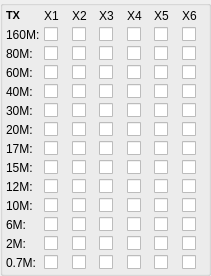
      <widget class="QGroupBox" name="groupBox_2">
       <property name="geometry">
        <rect>
         <x>10</x>
         <y>10</y>
         <width>211</width>
         <height>271</height>
        </rect>
       </property>
       <property name="title">
        <string/>
       </property>
       <layout class="QHBoxLayout" name="horizontalLayout">
        <property name="spacing">
         <number>3</number>
        </property>
        <property name="leftMargin">
         <number>3</number>
        </property>
        <property name="topMargin">
         <number>3</number>
        </property>
        <property name="rightMargin">
         <number>3</number>
        </property>
        <property name="bottomMargin">
         <number>3</number>
        </property>
        <item>
         <layout class="QGridLayout" name="gridLayout_2">
          <property name="spacing">
           <number>4</number>
          </property>
          <item row="1" column="1">
           <widget class="QCheckBox" name="chb160Tx1">
            <property name="text">
             <string/>
            </property>
           </widget>
          </item>
          <item row="1" column="2">
           <widget class="QCheckBox" name="chb160Tx2">
            <property name="text">
             <string/>
            </property>
           </widget>
          </item>
          <item row="7" column="1">
           <widget class="QCheckBox" name="chb20Tx1">
            <property name="text">
             <string/>
            </property>
           </widget>
          </item>
          <item row="7" column="2">
           <widget class="QCheckBox" name="chb20Tx2">
            <property name="text">
             <string/>
            </property>
           </widget>
          </item>
          <item row="10" column="1">
           <widget class="QCheckBox" name="chb12Tx1">
            <property name="text">
             <string/>
            </property>
           </widget>
          </item>
          <item row="8" column="1">
           <widget class="QCheckBox" name="chb17Tx1">
            <property name="text">
             <string/>
            </property>
           </widget>
          </item>
          <item row="9" column="1">
           <widget class="QCheckBox" name="chb15Tx1">
            <property name="text">
             <string/>
            </property>
           </widget>
          </item>
          <item row="11" column="1">
           <widget class="QCheckBox" name="chb10Tx1">
            <property name="text">
             <string/>
            </property>
           </widget>
          </item>
          <item row="12" column="1">
           <widget class="QCheckBox" name="chb6Tx1">
            <property name="text">
             <string/>
            </property>
           </widget>
          </item>
          <item row="13" column="1">
           <widget class="QCheckBox" name="chb2Tx1">
            <property name="text">
             <string/>
            </property>
           </widget>
          </item>
          <item row="5" column="1">
           <widget class="QCheckBox" name="chb40Tx1">
            <property name="text">
             <string/>
            </property>
           </widget>
          </item>
          <item row="6" column="1">
           <widget class="QCheckBox" name="chb30Tx1">
            <property name="text">
             <string/>
            </property>
           </widget>
          </item>
          <item row="4" column="1">
           <widget class="QCheckBox" name="chb60Tx1">
            <property name="text">
             <string/>
            </property>
           </widget>
          </item>
          <item row="3" column="1">
           <widget class="QCheckBox" name="chb80Tx1">
            <property name="text">
             <string/>
            </property>
           </widget>
          </item>
          <item row="1" column="0">
           <widget class="QLabel" name="label_81">
            <property name="text">
             <string>160M:</string>
            </property>
           </widget>
          </item>
          <item row="3" column="0">
           <widget class="QLabel" name="label_82">
            <property name="text">
             <string>80M:</string>
            </property>
           </widget>
          </item>
          <item row="4" column="0">
           <widget class="QLabel" name="label_101">
            <property name="text">
             <string>60M:</string>
            </property>
           </widget>
          </item>
          <item row="5" column="0">
           <widget class="QLabel" name="label_108">
            <property name="text">
             <string>40M:</string>
            </property>
           </widget>
          </item>
          <item row="6" column="0">
           <widget class="QLabel" name="label_109">
            <property name="text">
             <string>30M:</string>
            </property>
           </widget>
          </item>
          <item row="7" column="0">
           <widget class="QLabel" name="label_110">
            <property name="text">
             <string>20M:</string>
            </property>
           </widget>
          </item>
          <item row="8" column="0">
           <widget class="QLabel" name="label_111">
            <property name="text">
             <string>17M:</string>
            </property>
           </widget>
          </item>
          <item row="9" column="0">
           <widget class="QLabel" name="label_112">
            <property name="text">
             <string>15M:</string>
            </property>
           </widget>
          </item>
          <item row="10" column="0">
           <widget class="QLabel" name="label_113">
            <property name="text">
             <string>12M:</string>
            </property>
           </widget>
          </item>
          <item row="11" column="0">
           <widget class="QLabel" name="label_114">
            <property name="text">
             <string>10M:</string>
            </property>
           </widget>
          </item>
          <item row="12" column="0">
           <widget class="QLabel" name="label_115">
            <property name="text">
             <string>6M:</string>
            </property>
           </widget>
          </item>
          <item row="13" column="0">
           <widget class="QLabel" name="label_116">
            <property name="text">
             <string>2M:</string>
            </property>
           </widget>
          </item>
          <item row="14" column="0">
           <widget class="QLabel" name="label_117">
            <property name="text">
             <string>0.7M:</string>
            </property>
           </widget>
          </item>
          <item row="1" column="3">
           <widget class="QCheckBox" name="chb160Tx3">
            <property name="text">
             <string/>
            </property>
           </widget>
          </item>
          <item row="1" column="4">
           <widget class="QCheckBox" name="chb160Tx4">
            <property name="text">
             <string/>
            </property>
           </widget>
          </item>
          <item row="1" column="5">
           <widget class="QCheckBox" name="chb160Tx5">
            <property name="text">
             <string/>
            </property>
           </widget>
          </item>
          <item row="3" column="2">
           <widget class="QCheckBox" name="chb80Tx2">
            <property name="text">
             <string/>
            </property>
           </widget>
          </item>
          <item row="4" column="2">
           <widget class="QCheckBox" name="chb60Tx2">
            <property name="text">
             <string/>
            </property>
           </widget>
          </item>
          <item row="5" column="2">
           <widget class="QCheckBox" name="chb40Tx2">
            <property name="text">
             <string/>
            </property>
           </widget>
          </item>
          <item row="6" column="2">
           <widget class="QCheckBox" name="chb30Tx2">
            <property name="text">
             <string/>
            </property>
           </widget>
          </item>
          <item row="8" column="2">
           <widget class="QCheckBox" name="chb17Tx2">
            <property name="text">
             <string/>
            </property>
           </widget>
          </item>
          <item row="9" column="2">
           <widget class="QCheckBox" name="chb15Tx2">
            <property name="text">
             <string/>
            </property>
           </widget>
          </item>
          <item row="10" column="2">
           <widget class="QCheckBox" name="chb12Tx2">
            <property name="text">
             <string/>
            </property>
           </widget>
          </item>
          <item row="11" column="2">
           <widget class="QCheckBox" name="chb10Tx2">
            <property name="text">
             <string/>
            </property>
           </widget>
          </item>
          <item row="12" column="2">
           <widget class="QCheckBox" name="chb6Tx2">
            <property name="text">
             <string/>
            </property>
           </widget>
          </item>
          <item row="13" column="2">
           <widget class="QCheckBox" name="chb2Tx2">
            <property name="text">
             <string/>
            </property>
           </widget>
          </item>
          <item row="14" column="1">
           <widget class="QCheckBox" name="chb07Tx1">
            <property name="text">
             <string/>
            </property>
           </widget>
          </item>
          <item row="14" column="2">
           <widget class="QCheckBox" name="chb07Tx2">
            <property name="text">
             <string/>
            </property>
           </widget>
          </item>
          <item row="14" column="4">
           <widget class="QCheckBox" name="chb07Tx4">
            <property name="text">
             <string/>
            </property>
           </widget>
          </item>
          <item row="14" column="3">
           <widget class="QCheckBox" name="chb07Tx3">
            <property name="text">
             <string/>
            </property>
           </widget>
          </item>
          <item row="14" column="5">
           <widget class="QCheckBox" name="chb07Tx5">
            <property name="text">
             <string/>
            </property>
           </widget>
          </item>
          <item row="3" column="3">
           <widget class="QCheckBox" name="chb80Tx3">
            <property name="text">
             <string/>
            </property>
           </widget>
          </item>
          <item row="4" column="3">
           <widget class="QCheckBox" name="chb60Tx3">
            <property name="text">
             <string/>
            </property>
           </widget>
          </item>
          <item row="5" column="3">
           <widget class="QCheckBox" name="chb40Tx3">
            <property name="text">
             <string/>
            </property>
           </widget>
          </item>
          <item row="6" column="3">
           <widget class="QCheckBox" name="chb30Tx3">
            <property name="text">
             <string/>
            </property>
           </widget>
          </item>
          <item row="7" column="3">
           <widget class="QCheckBox" name="chb20Tx3">
            <property name="text">
             <string/>
            </property>
           </widget>
          </item>
          <item row="8" column="3">
           <widget class="QCheckBox" name="chb17Tx3">
            <property name="text">
             <string/>
            </property>
           </widget>
          </item>
          <item row="9" column="3">
           <widget class="QCheckBox" name="chb15Tx3">
            <property name="text">
             <string/>
            </property>
           </widget>
          </item>
          <item row="10" column="3">
           <widget class="QCheckBox" name="chb12Tx3">
            <property name="text">
             <string/>
            </property>
           </widget>
          </item>
          <item row="11" column="3">
           <widget class="QCheckBox" name="chb10Tx3">
            <property name="text">
             <string/>
            </property>
           </widget>
          </item>
          <item row="12" column="3">
           <widget class="QCheckBox" name="chb6Tx3">
            <property name="text">
             <string/>
            </property>
           </widget>
          </item>
          <item row="13" column="3">
           <widget class="QCheckBox" name="chb2Tx3">
            <property name="text">
             <string/>
            </property>
           </widget>
          </item>
          <item row="3" column="4">
           <widget class="QCheckBox" name="chb80Tx4">
            <property name="text">
             <string/>
            </property>
           </widget>
          </item>
          <item row="4" column="4">
           <widget class="QCheckBox" name="chb60Tx4">
            <property name="text">
             <string/>
            </property>
           </widget>
          </item>
          <item row="5" column="4">
           <widget class="QCheckBox" name="chb40Tx4">
            <property name="text">
             <string/>
            </property>
           </widget>
          </item>
          <item row="6" column="4">
           <widget class="QCheckBox" name="chb30Tx4">
            <property name="text">
             <string/>
            </property>
           </widget>
          </item>
          <item row="7" column="4">
           <widget class="QCheckBox" name="chb20Tx4">
            <property name="text">
             <string/>
            </property>
           </widget>
          </item>
          <item row="8" column="4">
           <widget class="QCheckBox" name="chb17Tx4">
            <property name="text">
             <string/>
            </property>
           </widget>
          </item>
          <item row="9" column="4">
           <widget class="QCheckBox" name="chb15Tx4">
            <property name="text">
             <string/>
            </property>
           </widget>
          </item>
          <item row="10" column="4">
           <widget class="QCheckBox" name="chb12Tx4">
            <property name="text">
             <string/>
            </property>
           </widget>
          </item>
          <item row="11" column="4">
           <widget class="QCheckBox" name="chb10Tx4">
            <property name="text">
             <string/>
            </property>
           </widget>
          </item>
          <item row="12" column="4">
           <widget class="QCheckBox" name="chb6Tx4">
            <property name="text">
             <string/>
            </property>
           </widget>
          </item>
          <item row="13" column="4">
           <widget class="QCheckBox" name="chb2Tx4">
            <property name="text">
             <string/>
            </property>
           </widget>
          </item>
          <item row="3" column="5">
           <widget class="QCheckBox" name="chb80Tx5">
            <property name="text">
             <string/>
            </property>
           </widget>
          </item>
          <item row="4" column="5">
           <widget class="QCheckBox" name="chb60Tx5">
            <property name="text">
             <string/>
            </property>
           </widget>
          </item>
          <item row="5" column="5">
           <widget class="QCheckBox" name="chb40Tx5">
            <property name="text">
             <string/>
            </property>
           </widget>
          </item>
          <item row="6" column="5">
           <widget class="QCheckBox" name="chb30Tx5">
            <property name="text">
             <string/>
            </property>
           </widget>
          </item>
          <item row="7" column="5">
           <widget class="QCheckBox" name="chb20Tx5">
            <property name="text">
             <string/>
            </property>
           </widget>
          </item>
          <item row="8" column="5">
           <widget class="QCheckBox" name="chb17Tx5">
            <property name="text">
             <string/>
            </property>
           </widget>
          </item>
          <item row="9" column="5">
           <widget class="QCheckBox" name="chb15Tx5">
            <property name="text">
             <string/>
            </property>
           </widget>
          </item>
          <item row="10" column="5">
           <widget class="QCheckBox" name="chb12Tx5">
            <property name="text">
             <string/>
            </property>
           </widget>
          </item>
          <item row="11" column="5">
           <widget class="QCheckBox" name="chb10Tx5">
            <property name="text">
             <string/>
            </property>
           </widget>
          </item>
          <item row="12" column="5">
           <widget class="QCheckBox" name="chb6Tx5">
            <property name="text">
             <string/>
            </property>
           </widget>
          </item>
          <item row="13" column="5">
           <widget class="QCheckBox" name="chb2Tx5">
            <property name="text">
             <string/>
            </property>
           </widget>
          </item>
          <item row="0" column="1">
           <widget class="QLabel" name="label_131">
            <property name="text">
             <string>X1</string>
            </property>
           </widget>
          </item>
          <item row="0" column="2">
           <widget class="QLabel" name="label_132">
            <property name="text">
             <string>X2</string>
            </property>
           </widget>
          </item>
          <item row="0" column="3">
           <widget class="QLabel" name="label_133">
            <property name="text">
             <string>X3</string>
            </property>
           </widget>
          </item>
          <item row="0" column="4">
           <widget class="QLabel" name="label_134">
            <property name="text">
             <string>X4</string>
            </property>
           </widget>
          </item>
          <item row="0" column="5">
           <widget class="QLabel" name="label_135">
            <property name="text">
             <string>X5</string>
            </property>
           </widget>
          </item>
          <item row="1" column="6">
           <widget class="QCheckBox" name="chb160Tx6">
            <property name="text">
             <string/>
            </property>
           </widget>
          </item>
          <item row="3" column="6">
           <widget class="QCheckBox" name="chb80Tx6">
            <property name="text">
             <string/>
            </property>
           </widget>
          </item>
          <item row="4" column="6">
           <widget class="QCheckBox" name="chb60Tx6">
            <property name="text">
             <string/>
            </property>
           </widget>
          </item>
          <item row="5" column="6">
           <widget class="QCheckBox" name="chb40Tx6">
            <property name="text">
             <string/>
            </property>
           </widget>
          </item>
          <item row="6" column="6">
           <widget class="QCheckBox" name="chb30Tx6">
            <property name="text">
             <string/>
            </property>
           </widget>
          </item>
          <item row="7" column="6">
           <widget class="QCheckBox" name="chb20Tx6">
            <property name="text">
             <string/>
            </property>
           </widget>
          </item>
          <item row="8" column="6">
           <widget class="QCheckBox" name="chb17Tx6">
            <property name="text">
             <string/>
            </property>
           </widget>
          </item>
          <item row="9" column="6">
           <widget class="QCheckBox" name="chb15Tx6">
            <property name="text">
             <string/>
            </property>
           </widget>
          </item>
          <item row="10" column="6">
           <widget class="QCheckBox" name="chb12Tx6">
            <property name="text">
             <string/>
            </property>
           </widget>
          </item>
          <item row="11" column="6">
           <widget class="QCheckBox" name="chb10Tx6">
            <property name="text">
             <string/>
            </property>
           </widget>
          </item>
          <item row="12" column="6">
           <widget class="QCheckBox" name="chb6Tx6">
            <property name="text">
             <string/>
            </property>
           </widget>
          </item>
          <item row="13" column="6">
           <widget class="QCheckBox" name="chb2Tx6">
            <property name="text">
             <string/>
            </property>
           </widget>
          </item>
          <item row="14" column="6">
           <widget class="QCheckBox" name="chb07Tx6">
            <property name="text">
             <string/>
            </property>
           </widget>
          </item>
          <item row="0" column="6">
           <widget class="QLabel" name="label_136">
            <property name="text">
             <string>X6</string>
            </property>
           </widget>
          </item>
          <item row="0" column="0">
           <widget class="QLabel" name="label_143">
            <property name="text">
             <string>&lt;!DOCTYPE HTML PUBLIC &quot;-//W3C//DTD HTML 4.0//EN&quot; &quot;http://www.w3.org/TR/REC-html40/strict.dtd&quot;&gt;
&lt;html&gt;&lt;head&gt;&lt;meta name=&quot;qrichtext&quot; content=&quot;1&quot; /&gt;&lt;style type=&quot;text/css&quot;&gt;
p, li { white-space: pre-wrap; }
&lt;/style&gt;&lt;/head&gt;&lt;body style=&quot; font-family:'MS Shell Dlg 2'; font-size:8.25pt; font-weight:400; font-style:normal;&quot;&gt;
&lt;p style=&quot; margin-top:0px; margin-bottom:0px; margin-left:0px; margin-right:0px; -qt-block-indent:0; text-indent:0px;&quot;&gt;&lt;span style=&quot; font-size:8pt; font-weight:600;&quot;&gt;TX&lt;/span&gt;&lt;/p&gt;&lt;/body&gt;&lt;/html&gt;</string>
            </property>
           </widget>
          </item>
         </layout>
        </item>
       </layout>
      </widget>
